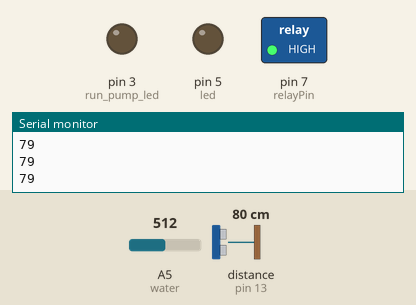
Bench run of a sketch on a simulated Arduino Uno, built with avr-gcc and run on an emulated ATmega328P. Shown: switched loads named in the sketch (green lamp = pin HIGH), output pins drawn as LEDs (lit = HIGH), the last lines printed to the serial monitor. Wiring (inferred from the names in the program): ultrasonic range finder: trigger pin 12; echo pin 13. Inputs (shaded band) come from the test bench; at power-on: distance to the obstacle (sensor on pin 13) 80 cm, A5 (water) = 512. The echo pulse lasts 58.3 µs per cm; pins used as bus, display or sensor lines are not drawn.

Above: at 1.2 s.
1.3 s: distance to the obstacle (sensor on pin 13) set to 2 cm
At 2.1 s:
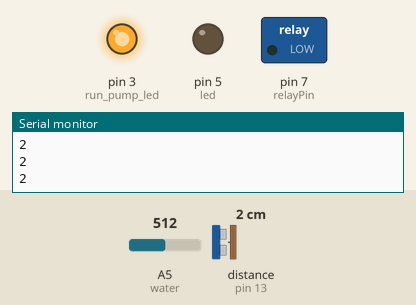
2.8 s: A5 (water) set to 12
4.3 s: A5 (water) set to 9
At 5.5 s:
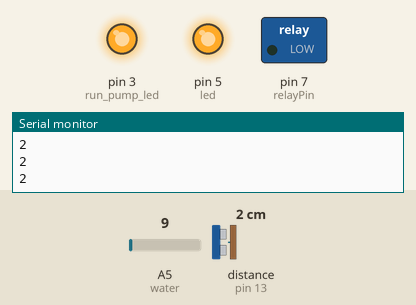
5.8 s: distance to the obstacle (sensor on pin 13) set to 4 cm
7.3 s: distance to the obstacle (sensor on pin 13) set to 7 cm
At 7.7 s:
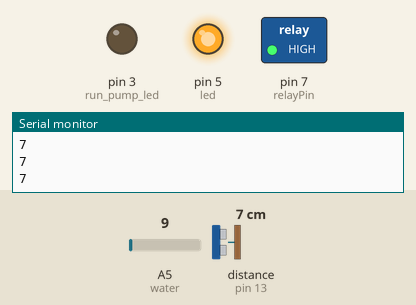
8.8 s: A5 (water) set to 122
At 9.3 s:
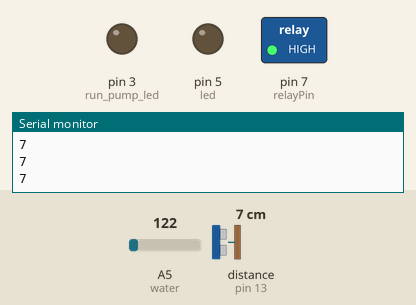
Timing chart, 0 to 11.3 s (numbered marks = the images above; inputs shaded):
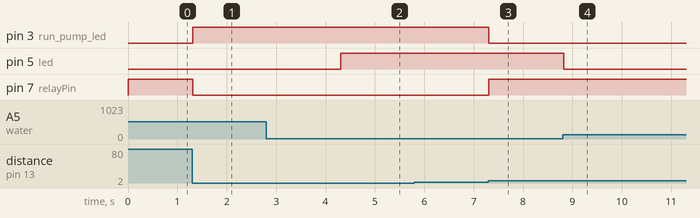

The sketch:

sanitizer.ino
```cpp
int a, distance;
int relayPin = 7;
int trig = 12;
int echo = 13;
int water = A5;
int led = 5;
int run_pump_led = 3;
int water_level;


void setup() {
  Serial.begin(9600);

  pinMode(relayPin, OUTPUT);
  pinMode(led, OUTPUT);
  pinMode(run_pump_led, OUTPUT);


  //Ultrasonic Sensor
  pinMode(trig, OUTPUT);
  pinMode(echo, INPUT);
  digitalWrite(relayPin, HIGH);

  digitalWrite(led, LOW);
  digitalWrite(run_pump_led, LOW);


}

void loop() {

 // sending-receiving data from ultrasonic
  digitalWrite(trig, LOW);
  delayMicroseconds(5);
  digitalWrite(trig, HIGH);
  delayMicroseconds(10);
  digitalWrite(trig, LOW);

  a = pulseIn(echo, HIGH);
  distance = a * 0.0343 / 2;
  Serial.println(distance);

  water_level = analogRead(water);
//  Serial.print("Water level is: ");
//  Serial.println(a);

  if (distance <= 5 && distance != 0)
    {
      digitalWrite(relayPin, LOW);
      digitalWrite(run_pump_led,HIGH);
    }
    else
    {
     digitalWrite(relayPin, HIGH);
     digitalWrite(run_pump_led,LOW);
    }
    delay(10);

 if (water_level <= 10)
    {
      digitalWrite(led, HIGH);
    }
    else
    {
     digitalWrite(led, LOW);
    }


}
```

Measured:
- the behaviour switches between 11 and 10 on A5 (water) (found by bisection; images 1 and 2)
- the behaviour switches between 5 and 6 cm on distance to the obstacle (sensor on pin 13) (found by bisection; images 2 and 3)
- after the input at 1.3 s, pin 3 (run_pump_led): LOW → HIGH at once; pin 7 (relayPin): HIGH → LOW at once
- after the input at 4.3 s, pin 5 (led): LOW → HIGH at once
- after the input at 7.3 s, pin 3 (run_pump_led): HIGH → LOW at once; pin 7 (relayPin): LOW → HIGH at once
- after the input at 8.8 s, pin 5 (led): HIGH → LOW at once
